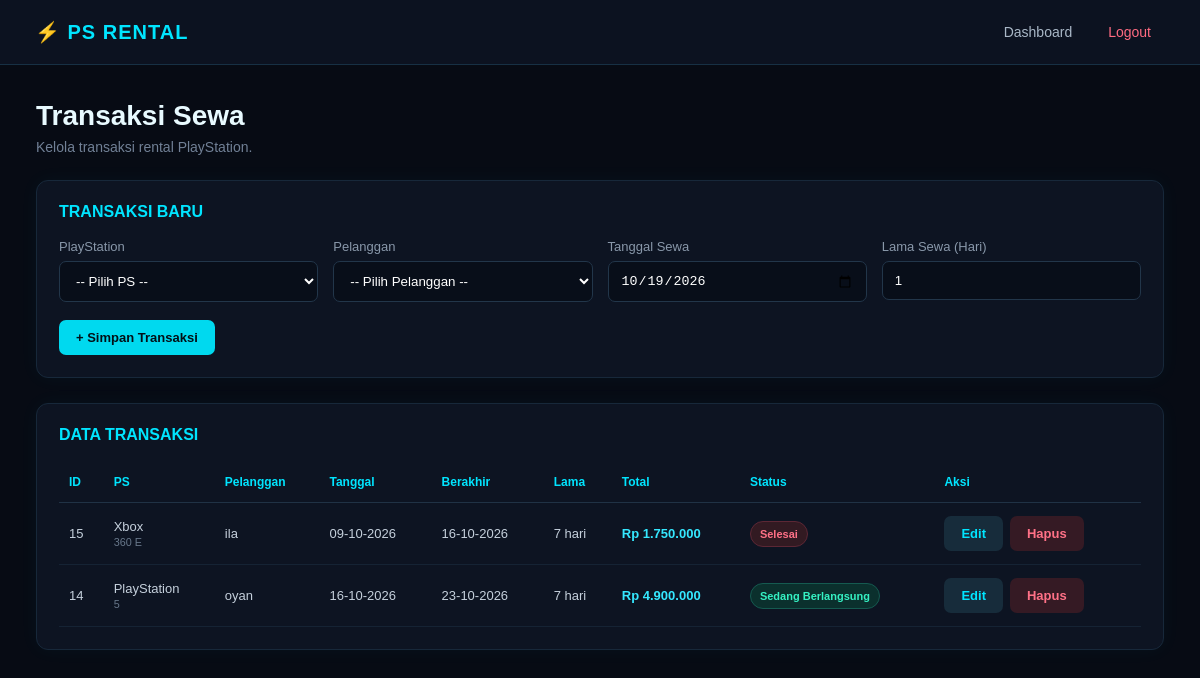
Screenshot of /db_rental/sewa.php (signed in) with the database file from the repository.
### tables this page shows
CREATE TABLE `sewa` (
  `id_sewa` int(11) NOT NULL,
  `id_ps` int(11) DEFAULT NULL,
  `id_pelanggan` int(11) NOT NULL,
  `tgl_sewa` date NOT NULL,
  `lama_sewa` int(11) NOT NULL,
  `total_bayar` int(11) NOT NULL
);

CREATE TABLE `ps` (
  `id_ps` int(11) NOT NULL,
  `jenis_ps` varchar(100) NOT NULL,
  `type_ps` varchar(20) NOT NULL,
  `harga_sewa` int(11) NOT NULL
);

CREATE TABLE `pelanggan` (
  `id_pelanggan` int(11) NOT NULL,
  `nama_pelanggan` varchar(100) NOT NULL,
  `no_hp` varchar(20) NOT NULL,
  `alamat` text NOT NULL
);

### db_rental/sewa.php (the view, shortened to what this page needs)
<?php
include 'koneksi.php';
$edit_data = null;
?>
<!DOCTYPE html>
<html lang="id">
<head>
</head>
<body>
<nav class="navbar">
    <div class="brand">
        ⚡ PS RENTAL
    </div>
    <div class="nav-menu">
        <a href="index.php">
            Dashboard
        <a href="logout.php" class="logout">
            Logout
        </a>
    </div>
</nav>
<div class="container">
    <div class="title">
        <h1>Transaksi Sewa</h1>
        <p>
            Kelola transaksi rental PlayStation.
        </p>
    </div>
    <div class="card">
        <div class="card-title">
            <?= $edit_data
                ? 'EDIT TRANSAKSI'
                : 'TRANSAKSI BARU' ?>
        </div>
        <form method="POST">
            <div class="form-grid">
                <div class="form-group">
                    <label>
                        PlayStation
                    </label>
                    <select
                        name="id_ps"
                        required
                    >
                        <option value="">
                            -- Pilih PS --
                        </option>
                    </select>
                </div>
                <div class="form-group">
                    <label>
                        Pelanggan
                    </label>
                    <select
                        name="id_pelanggan"
                        required
                    >
                        <option value="">
                            -- Pilih Pelanggan --
                        </option>
                    </select>
                </div>
                <div class="form-group">
                    <label>
                        Tanggal Sewa
                    </label>
                    <input
                        type="date"
                        name="tgl_sewa"
                        required
                        value="<?= $edit_data['tgl_sewa'] ?? date('Y-m-d') ?>"
                    >
                </div>
                <div class="form-group">
                    <label>
                        Lama Sewa (Hari)
                    </label>
                    <input
                        type="number"
                        name="lama_sewa"
                        min="1"
                        required
                        value="<?= $edit_data['lama_sewa'] ?? 1 ?>"
                    >
                </div>
            </div>
            <div class="buttons">
                <?php if ($edit_data) { ?>
                    <button
                        type="submit"
                        name="update"
                        class="btn btn-save">
                        Simpan Perubahan
                    </button>
                    <a
                        href="sewa.php"
                        class="btn btn-cancel">
                        Batal
                    </a>
                <?php } else { ?>
                    <button
                        type="submit"
                        name="simpan"
                        class="btn btn-save">
                        + Simpan Transaksi
                    </button>
                <?php } ?>
            </div>
        </form>
    </div>
    <div class="card">
        <div class="card-title">
            DATA TRANSAKSI
        </div>
        <div class="table-wrap">
            <table>
                <thead>
                    <tr>
                        <th>ID</th>
                        <th>PS</th>
                        <th>Pelanggan</th>
                        <th>Tanggal</th>
                        <th>Berakhir</th>
                        <th>Lama</th>
                        <th>Total</th>
                        <th>Status</th>
                        <th>Aksi</th>
                    </tr>
                </thead>
                <tbody>
                <?php
                $data = mysqli_query(
                    $koneksi,
                    "
                    SELECT
                        sewa.*,
                        ps.jenis_ps,
                        ps.type_ps,
                        pelanggan.nama_pelanggan
                    FROM sewa
                    JOIN ps
                        ON sewa.id_ps = ps.id_ps
                    JOIN pelanggan
                        ON sewa.id_pelanggan =
                           pelanggan.id_pelanggan
                    ORDER BY sewa.id_sewa DESC
                    "
                );
                if (mysqli_num_rows($data) > 0) {
                    while (
                        $row =
                        mysqli_fetch_assoc($data)
                    ) {
                        $tanggal_mulai =
                            new DateTime(
                                $row['tgl_sewa']
                            );
                        $tanggal_berakhir =
                            clone $tanggal_mulai;
                        $tanggal_berakhir->modify(
                            '+' .
                            $row['lama_sewa'] .
                            ' days'
                        );
                        $hari_ini =
                            new DateTime();
                        if (
                            $hari_ini >=
                            $tanggal_berakhir
                        ) {
                            $status =
                                'Selesai';
                            $status_class =
                                'selesai';
                        } else {
                            $status =
                                'Sedang Berlangsung';
                            $status_class =
                                'berlangsung';
                        }
                ?>
                    <tr>
                        <td>
                            <?= $row['id_sewa'] ?>
                        </td>
                        <td>
                            <?= htmlspecialchars(
                                $row['jenis_ps']
                            ) ?>
                            <br>
                            <small
                                style="color:#68788b;">
                                <?= htmlspecialchars(
                                    $row['type_ps']
                                ) ?>
                            </small>
                        </td>
                        <td>
                            <?= htmlspecialchars(
                                $row['nama_pelanggan']
                            ) ?>
                        </td>
                        <td>
                            <?= date(
                                'd-m-Y',
                                strtotime(
                                    $row['tgl_sewa']
                                )
                            ) ?>
                        </td>
                        <td>
                            <?= $tanggal_berakhir
                                ->format('d-m-Y') ?>
                        </td>
                        <td>
                            <?= $row['lama_sewa'] ?>
                            hari
                        </td>
                        <td class="total">
                            Rp
                            <?= number_format(
                                $row['total_bayar'],
                                0,
                                ',',
                                '.'
                            ) ?>
                        </td>
                        <td>
                            <span
                                class="status <?= $status_class ?>"
                            >
                                <?= $status ?>
                            </span>
                        </td>
                        <td>
                            <div class="action">
                                <a
                                    href="sewa.php?edit=<?= $row['id_sewa'] ?>"
                                    class="btn edit">
                                    Edit
                                </a>
                                <a
                                    href="sewa.php?hapus=<?= $row['id_sewa'] ?>"
                                    class="btn delete"
                                    onclick="return confirm('Yakin ingin menghapus transaksi ini?')">
                                    Hapus
                                </a>
                            </div>
                        </td>
                    </tr>
                <?php
                    }
                } ?>
                </tbody>
            </table>
        </div>
    </div>
</div>
</body>
</html>

### db_rental/sewa.php (style rules this page uses)
* { box-sizing: border-box; margin: 0; padding: 0; }
body { font-family: Arial, sans-serif; background: #070b14; color: #e8faff; min-height: 100vh; }
.navbar { min-height: 65px; background: #0c1220; border-bottom: 1px solid #173044; display: flex; align-items: center; justify-content: space-between; padding: 0 35px; }
.brand { color: #00e5ff; font-size: 20px; font-weight: bold; letter-spacing: 1px; }
.nav-menu { display: flex; gap: 8px; }
.nav-menu a { color: #aab8c7; text-decoration: none; padding: 9px 14px; border-radius: 7px; font-size: 14px; }
.logout { color: #ff6b81 !important; }
.container { width: 94%; max-width: 1250px; margin: 35px auto; }
.title { margin-bottom: 25px; }
.title h1 { font-size: 28px; margin-bottom: 7px; }
.title p { color: #718096; font-size: 14px; }
.card { background: #0d1422; border: 1px solid #17283a; border-radius: 12px; padding: 22px; margin-bottom: 25px; box-shadow: 0 0 20px rgba(0, 229, 255, 0.04); }
.card-title { color: #00e5ff; font-size: 16px; font-weight: bold; margin-bottom: 18px; }
.form-grid { display: grid; grid-template-columns: repeat(4, 1fr); gap: 15px; }
.form-group { display: flex; flex-direction: column; gap: 7px; }
label { color: #8998aa; font-size: 13px; }
select, input { width: 100%; background: #080e19; border: 1px solid #22364a; color: white; padding: 11px 12px; border-radius: 7px; outline: none; }
option { background: #0d1422; color: white; }
.buttons { margin-top: 18px; display: flex; gap: 10px; }
button, .btn { border: none; padding: 10px 17px; border-radius: 7px; text-decoration: none; cursor: pointer; font-size: 13px; font-weight: bold; }
.btn-save { background: #00d9ef; color: #031017; }
.table-wrap { overflow-x: auto; }
table { width: 100%; border-collapse: collapse; min-width: 900px; }
th { text-align: left; color: #00e5ff; font-size: 12px; padding: 13px 10px; border-bottom: 1px solid #203245; white-space: nowrap; }
td { padding: 13px 10px; color: #c5d0dc; border-bottom: 1px solid #152334; font-size: 13px; }
.status { display: inline-block; padding: 6px 9px; border-radius: 20px; font-size: 11px; font-weight: bold; white-space: nowrap; }
.berlangsung { background: #0b302d; color: #35f1c3; border: 1px solid #155a50; }
.selesai { background: #321a22; color: #ff7187; border: 1px solid #5c2735; }
.action { display: flex; gap: 7px; }
.edit { background: #172c3b; color: #00e5ff; }
.delete { background: #351a24; color: #ff7187; }
.total { color: #35e8ff; font-weight: bold; white-space: nowrap; }

### rows the page displays
sewa: id_sewa "15", id_ps.jenis_ps "Xbox", id_ps.type_ps "360 E", id_pelanggan.nama_pelanggan "ila", tgl_sewa "09-10-2026", tgl_sewa+lama_sewa "16-10-2026", lama_sewa "7", total_bayar "1.750.000", status "Selesai"
sewa: id_sewa "14", id_ps.jenis_ps "PlayStation", id_ps.type_ps "5", id_pelanggan.nama_pelanggan "oyan", tgl_sewa "16-10-2026", tgl_sewa+lama_sewa "23-10-2026", lama_sewa "7", total_bayar "4.900.000", status "Sedang Berlangsung"
